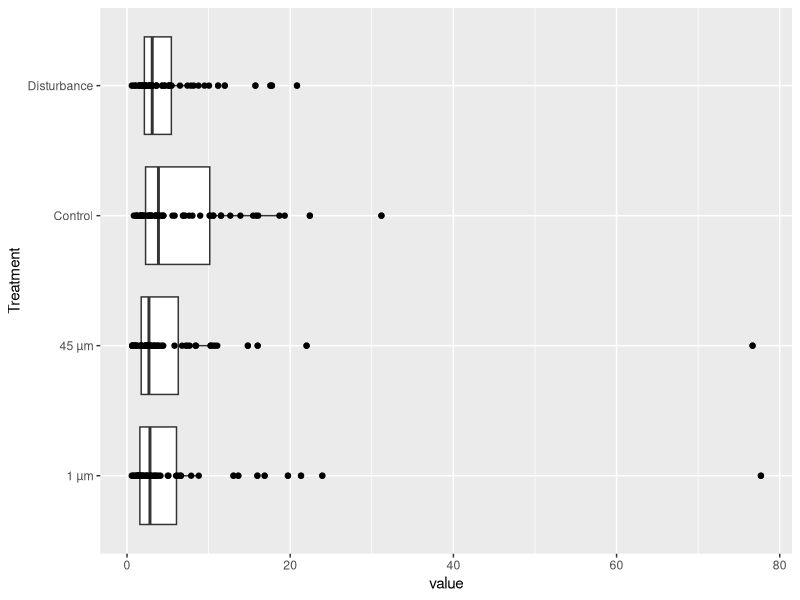
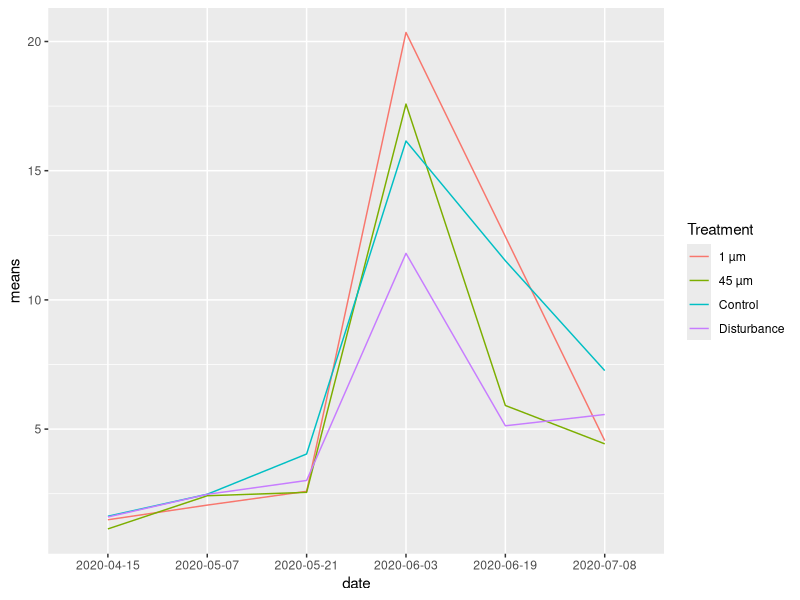

The R source for these figures, in order:
#requiredlibraries
library(tidyr)
library(dplyr)
library(ggplot2)

#read in files and rename
fluxes = readr::read_csv("fluxes.csv")
collar_map = readr::read_csv("collar_map.csv")

#reshape/cleanup data
fluxesTidy = 
  (fluxes %>% 
    gather(date, value, 2:7))
#LI8100A is empty so remove it
collarMapTidy = 
  collar_map %>% select(-LI8100A_Port, -Group, -Plot)
      
#joining metadata and column cleanup and remove "N/A"
#also pull out collars that get filtered out
  collarInfoPreFilter = 
  collarMapTidy %>% left_join(fluxesTidy, "Collar")

collarsNotIncluded = collarInfoPreFilter %>% filter(is.na(value)) %>% select(-value)

collarInfo = collarInfoPreFilter  %>%
  filter(!is.na(value))

#print dataset summary by treatment
collarInfo %>% group_by(Treatment) %>% summarize(mean(value), sd(value), n()) 
print(collarInfo)

#boxplot by treatment with dots
collarInfo %>% ggplot(aes(value, Treatment)) + geom_boxplot() + geom_jitter(height = 0)#15 boxplots seems like a lot

#line graph of mean fluxes by treatment and date by error bars
#mean and s.d. by date/treatment (similar to printing info by treatment)
meansByBoth = collarInfo %>% group_by(date, Treatment) %>% summarize(means = mean(value))
StDevByBoth = collarInfo %>% group_by(date, Treatment) %>% summarize(stDevds = sd(value))

meansByBoth %>% ggplot(aes(date, means, group = Treatment, color = Treatment)) + geom_line()

#print the information on collars not included (later to be included in report)
print(collarsNotIncluded)
